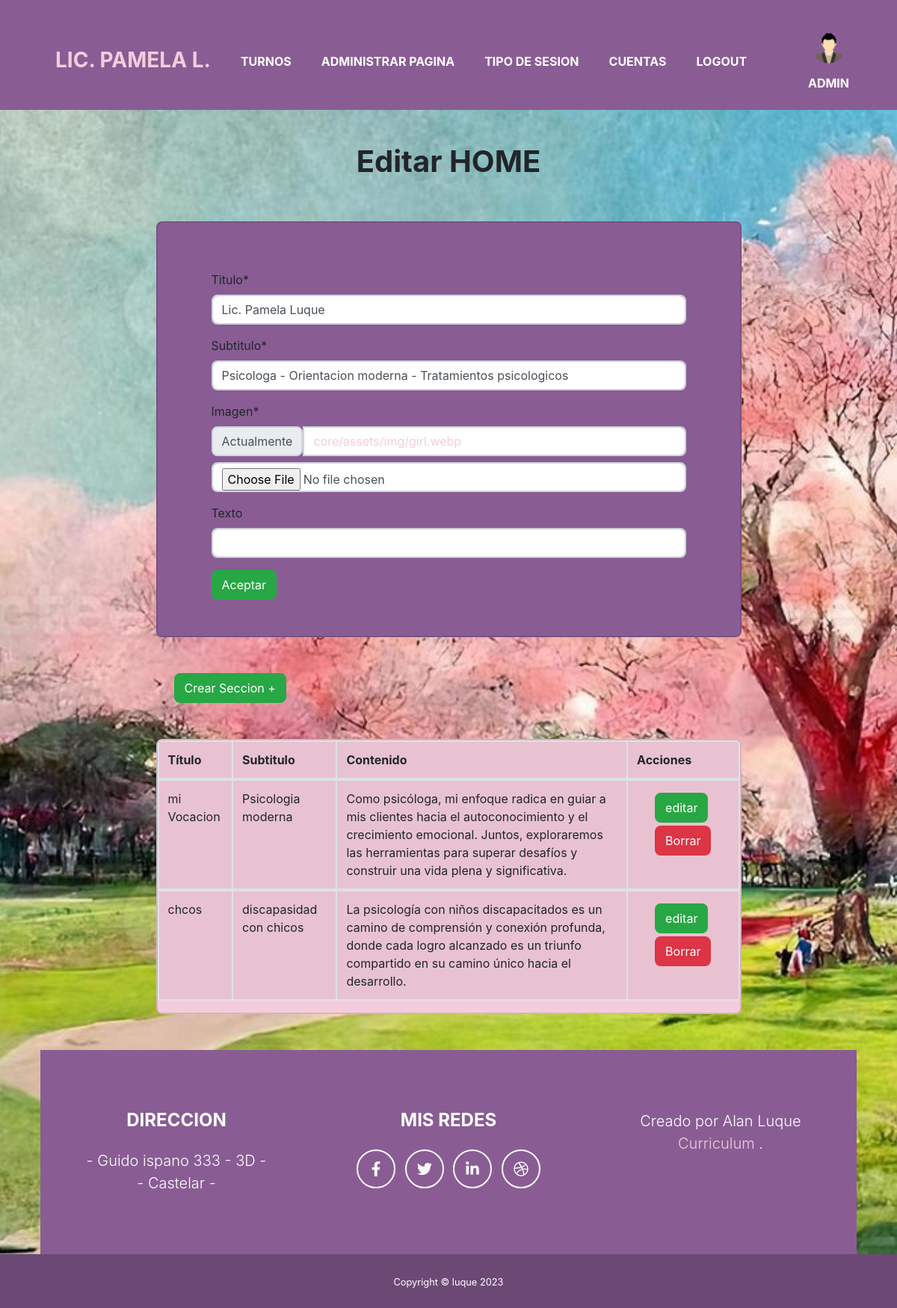
Page /administration/home/edit (signed in) on the committed database.
### apps/login/models.py (models this page shows, shortened)
class Acount(models.Model): # acount esta vinculado con lo usuario de django
    user = models.ForeignKey(User, on_delete=models.CASCADE, null=False, blank=False)
    type_session = models.ForeignKey(TypeSession, on_delete=models.PROTECT, default=3)
    email = models.EmailField(unique=True) # se inicia sesion con el email
    imgAvatar = models.ImageField(default="avatares/avatar.png", upload_to="avatares/")
    name = models.CharField(max_length=50)
    lastName = models.CharField(max_length=50)
    date = models.DateField() # fecha de nacimiento
    phone = models.CharField(max_length=16)
    is_admin = models.BooleanField(default=False)

### apps/administration/models.py (models this page shows)
class HomeFields(models.Model): # campos de home
    tittle = models.CharField(max_length=50)
    subTittle = models.CharField(max_length=200)
    faceImg = models.ImageField(upload_to="core/assets/img/")
    content = models.CharField(max_length=100, blank=True)

class HomeSection(models.Model): # secciones de la pagina home
    tittle = models.CharField(max_length=50)
    subTittle = models.CharField(max_length=50)
    content = models.CharField(max_length=4096)

### decorators.py (the view)
    def custom_function(request, *args, **kwargs):
        try:
            acount = Acount.objects.get(user_id=request.user)
            request.imgAvatar = acount.imgAvatar
            request.is_admin = acount.is_admin
        except:
            request.imgAvatar = "avatares/avatar.png"
            request.is_admin = False
        return function(request, *args, **kwargs)

### apps/administration/forms.py
class HomeFieldsForm(forms.ModelForm):
    tittle = forms.CharField(label= "Titulo")
    subTittle = forms.CharField(label="Subtitulo")
    faceImg = forms.ImageField(label="Imagen")
    content = forms.CharField(label="Texto", required=False)
    class Meta:
        model = HomeFields
        fields = ["tittle", "subTittle", "faceImg", "content"]

### apps/administration/views.py (called while the page is built)
def home_edit(request): # vista para la gestion de home
    context = {
        "tittle": "Editar HOME",
        "tittle2": "Editar Secciones",
        "tittle_form1": "Portada",
        "form_home_fields": HomeFieldsForm(instance=HomeFields.objects.get(id=1)),
        "tittle_form2": "Seccion",
        "sections": HomeSection.objects.all(),
        'botton_text':'Aceptar'}
    return render(request,"administration/home_form.html", context)

### apps/administration/templates/administration/home_form.html (shortened to what this page needs)
{% extends 'core/base.html' %}
{% load static %}
{% load crispy_forms_tags %}
{% block title_h1 %}
        {{ tittle }}
{% endblock title_h1 %}
{% block content %}
        <div style="width: 75%; margin: auto" class="py-5 align-items-center" >
                <div class="container bg-secondary card">
                        <form action="{% url 'home-update' 1 %}" method="POST" class="align-items-center p-5"  enctype="multipart/form-data">
                                {{ form_home_fields|crispy }}
                                <button type="submit" class="btn btn-success">{{ botton_text }}</button>
                        </form>
                </div>
                <div class="container mt-5"><a href="{% url 'home-section-create' %}" class="btn btn-success">Crear Seccion +</a></div>
                <div class="bg-primary mt-5 table-responsive justify-content-center card">
                        <table class="table table-bordered pl-0 table-striped">
                            <tr>
                              <th scope="col">Título</th>
                              <th scope="col">Subtitulo</th>
                              <th scope="col">Contenido</th>
                              <th scope="col">Acciones</th>
                            </tr>
                          {% for section in sections %}
                        <tbody>
                                <tr>
                                  <td>{{section.tittle}}</td>
                                  <td>{{section.subTittle}}</td>
                                  <td>{{section.content}}</td>
                                  <td>
                                        <div class="container mt-1">
                                                <a href="{% url 'home-section-update' section.id %}" class="btn btn-success">editar</a>
                                        </div>
                                        <div class="container mt-1">
                                                <form method="post" action="{% url 'home-section-delete' section.id %}">
                                                    <button type="submit" class="btn btn-danger">Borrar</button>
                                                </form>
                                        </div>
                                        </td>
                                </tr>
                        </tbody>
                          {% endfor %}
                        </table>
                </div>
        </div>
{% endblock content %}

### apps/core/templates/core/navBar.html (shortened to what this page needs)
<!DOCTYPE html>
<html lang="es">
    <head>
        {% load static %}
        <link href="{% static 'core/css/styles.css' %}" rel="stylesheet" />
        <link rel="stylesheet" href="https://cdnjs.cloudflare.com/ajax/libs/font-awesome/5.15.3/css/all.min.css">
    </head>
    <body id="page-top">
<div class="container mb-5">
<nav class="navbar navbar-expand-lg bg-secondary text-uppercase fixed-top pb-2" id="mainNav">
    <div class="container">
      <div class="collapse navbar-collapse" id="navbarSupportedContent">
        <ul class="navbar-nav me-auto mb-2 mb-lg-0">
            <li class="navbar-brand mx-0 mx-lg-1"><a class="nav-link py-0 px-0 px-lg-3 rounded" href="{% url 'home' %}">Lic. Pamela L.</a></li>
            {% if user.is_authenticated %}
                {% if request.is_admin %}
                <li class="nav-item mx-0 mx-lg-1"><a class="nav-link py-3 px-0 px-lg-3 rounded" href="{% url 'admin_turn' 0 %}">Turnos</a></li>
                <li class="nav-item mx-0 mx-lg-1"><a class="nav-link py-3 px-0 px-lg-3 rounded" href="{% url 'home-edit' %}">Administrar pagina</a></li>
                <li class="nav-item mx-0 mx-lg-1"><a class="nav-link py-3 px-0 px-lg-3 rounded" href="{% url 'typeSession' %}">Tipo de sesion</a></li>
                <li class="nav-item mx-0 mx-lg-1"><a class="nav-link py-3 px-0 px-lg-3 rounded" href="{% url 'cuentas' %}">cuentas</a></li>
                {% else %}
                <li class="nav-item mx-0 mx-lg-1"><a class="nav-link py-3 px-0 px-lg-3 rounded" href="{% url 'turns' %}">Turnos</a></li>
                <li class="nav-item mx-0 mx-lg-1"><a class="nav-link py-3 px-0 px-lg-3 rounded" href="{% url 'my-turns' %}">Mis turnos</a></li>
                {% endif %}
                <li class="nav-item mx-0 mx-lg-1"><a class="nav-link py-3 px-0 px-lg-3 rounded" href="{% url 'logout' %}">Logout</a></li>
            {% else %}
                <li class="nav-item mx-0 mx-lg-1"><a class="nav-link py-3 px-0 px-lg-3 rounded" href="{% url 'login' %}">Login</a></li>
                <li class="nav-item mx-0 mx-lg-1"><a class="nav-link py-3 px-0 px-lg-3 rounded" href="{% url 'register' %}">Register</a></li>
            {% endif %}
        </ul>
      </div>
      <div class="d-flex align-items-center">
        <div class="dropdown text-center">
          <a
            class=" d-flex align-items-center"
            href="{% url 'perfil' %}"
            id="navbarDropdownMenuAvatar"
            role="button"
            data-mdb-toggle="dropdown"
            aria-expanded="false"
          >
            <img
              src="/media/{{request.imgAvatar}}"
              class="rounded-circle"
              height="75"
              alt="Black and White Portrait of a Man"
              loading="lazy"
            />
          </a>
          <p class="text-white">{{user.username}}</p>
        </div>
      </div>
    </div>
  </nav>
</div>
        <div class="container pt-5">
          {% block base %}
          {% endblock base %}
        </div>
        <div class="copyright py-4 text-center text-white">
            <div class="container"><small>Copyright &copy; luque 2023</small></div>
        </div>
    </body>
</html>

### rows in the picture
Acount: imgAvatar (picture)
HomeFields: tittle "Lic. Pamela Luque", subTittle "Psicologa - Orientacion moderna - Tratamientos psicologicos"
HomeSection: tittle "mi Vocacion", subTittle "Psicologia moderna", content "Como psicóloga, mi enfoque radica en guiar a mis clientes hacia el autoconocimiento y el crecimiento emocional. Juntos, exploraremos las herramientas para superar desafíos y construir una vida plena y significativa."
HomeSection: tittle "chcos", subTittle "discapasidad con chicos", content "La psicología con niños discapacitados es un camino de comprensión y conexión profunda, donde cada logro alcanzado es un triunfo compartido en su camino único hacia el desarrollo."

### other values in the picture
{{ user.username }} "ADMIN"
{{ tittle }} "Editar HOME"
{{ botton_text }} "Aceptar"
